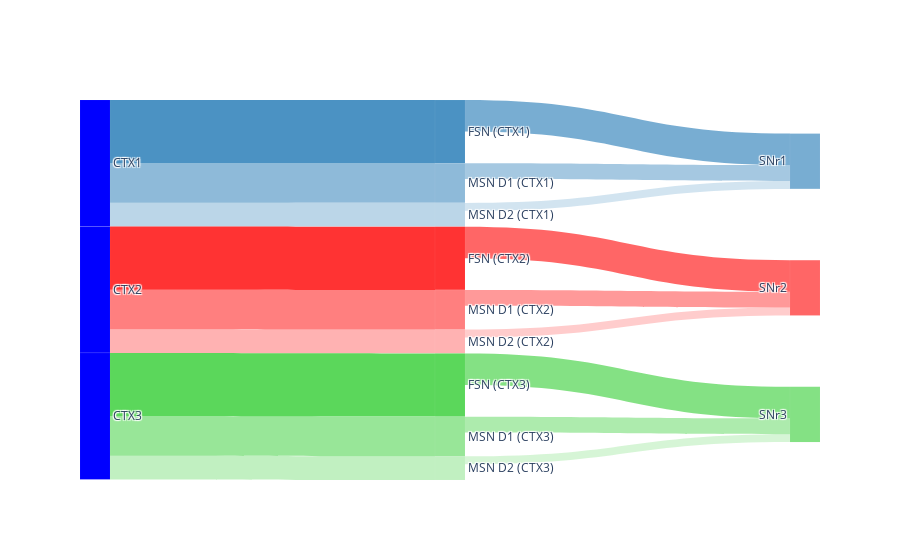

Write notebook code for a chart like this one.
### Code cell
### CTX - Striatum - SNr
import plotly.graph_objects as go

labels = [
    "CTX1", "CTX2", "CTX3",  
    "FSN (CTX1)", "MSN D1 (CTX1)", "MSN D2 (CTX1)",  
    "FSN (CTX2)", "MSN D1 (CTX2)", "MSN D2 (CTX2)",  
    "FSN (CTX3)", "MSN D1 (CTX3)", "MSN D2 (CTX3)",  
    "SNr1", "SNr2", "SNr3"
]

source = [
    0, 0, 0,  
    1, 1, 1,  
    2, 2, 2,  
    3, 4, 5,  
    6, 7, 8,  
    9, 10, 11
]

source += [
    3, 4, 5,  
    6, 7, 8,  
    9, 10, 11 
]

target = [
    3, 4, 5,  
    6, 7, 8,  
    9, 10, 11,  
    12, 12, 12,  
    13, 13, 13,  
    14, 14, 14
]

value = [
    8, 5, 3,  
    8, 5, 3,  
    8, 5, 3,  
    4, 2, 1,  
    4, 2, 1,  
    4, 2, 1
]

link_colors = [
    "rgba(31, 119, 180, 0.8)", "rgba(31, 119, 180, 0.5)", "rgba(31, 119, 180, 0.3)",  
    "rgba(255, 0, 0, 0.8)", "rgba(255, 0, 0, 0.5)", "rgba(255, 0, 0, 0.3)",          
    "rgba(50, 205, 50, 0.8)", "rgba(50, 205, 50, 0.5)", "rgba(50, 205, 50, 0.3)",    
    "rgba(31, 119, 180, 0.6)", "rgba(31, 119, 180, 0.4)", "rgba(31, 119, 180, 0.2)",  
    "rgba(255, 0, 0, 0.6)", "rgba(255, 0, 0, 0.4)", "rgba(255, 0, 0, 0.2)",          
    "rgba(50, 205, 50, 0.6)", "rgba(50, 205, 50, 0.4)", "rgba(50, 205, 50, 0.2)",    
    "rgba(31, 119, 180, 0.5)", "rgba(31, 119, 180, 0.3)", "rgba(31, 119, 180, 0.2)",  
    "rgba(255, 0, 0, 0.5)", "rgba(255, 0, 0, 0.3)", "rgba(255, 0, 0, 0.2)",          
    "rgba(50, 205, 50, 0.5)", "rgba(50, 205, 50, 0.3)", "rgba(50, 205, 50, 0.2)"     
]

node_colors = [
    "blue", "blue", "blue",  
    "rgba(31, 119, 180, 0.8)", "rgba(31, 119, 180, 0.5)", "rgba(31, 119, 180, 0.3)",  
    "rgba(255, 0, 0, 0.8)", "rgba(255, 0, 0, 0.5)", "rgba(255, 0, 0, 0.3)",          
    "rgba(50, 205, 50, 0.8)", "rgba(50, 205, 50, 0.5)", "rgba(50, 205, 50, 0.3)",    
    "rgba(31, 119, 180, 0.6)", "rgba(255, 0, 0, 0.6)", "rgba(50, 205, 50, 0.6)",     
    "rgba(31, 119, 180, 0.5)", "rgba(255, 0, 0, 0.5)", "rgba(50, 205, 50, 0.5)",      
]

fig = go.Figure(go.Sankey(
    node=dict(
        pad=0.1,
        thickness=30,
        line=dict(color="white", width=0.05),
        label=labels,
        color=node_colors
    ),
    link=dict(
        source=source,
        target=target,
        value=value,
        color=link_colors
    )
))

fig.show()

### Figure 1 — Plotly figure (JSON) as saved in the notebook; plotly's stock layout.template omitted (floating-point values rounded to 4 significant figures)
{"data": [{"link": {"color": ["rgba(31, 119, 180, 0.8)", "rgba(31, 119, 180, 0.5)", "rgba(31, 119, 180, 0.3)", "rgba(255, 0, 0, 0.8)", "rgba(255, 0, 0, 0.5)", "rgba(255, 0, 0, 0.3)", "rgba(50, 205, 50, 0.8)", "rgba(50, 205, 50, 0.5)", "rgba(50, 205, 50, 0.3)", "rgba(31, 119, 180, 0.6)", "rgba(31, 119, 180, 0.4)", "rgba(31, 119, 180, 0.2)", "rgba(255, 0, 0, 0.6)", "rgba(255, 0, 0, 0.4)", "rgba(255, 0, 0, 0.2)", "rgba(50, 205, 50, 0.6)", "rgba(50, 205, 50, 0.4)", "rgba(50, 205, 50, 0.2)", "rgba(31, 119, 180, 0.5)", "rgba(31, 119, 180, 0.3)", "rgba(31, 119, 180, 0.2)", "rgba(255, 0, 0, 0.5)", "rgba(255, 0, 0, 0.3)", "rgba(255, 0, 0, 0.2)", "rgba(50, 205, 50, 0.5)", "rgba(50, 205, 50, 0.3)", "rgba(50, 205, 50, 0.2)"], "source": [0, 0, 0, 1, 1, 1, 2, 2, 2, 3, 4, 5, 6, 7, 8, 9, 10, 11, 3, 4, 5, 6, 7, 8, 9, 10, 11], "target": [3, 4, 5, 6, 7, 8, 9, 10, 11, 12, 12, 12, 13, 13, 13, 14, 14, 14], "value": [8, 5, 3, 8, 5, 3, 8, 5, 3, 4, 2, 1, 4, 2, 1, 4, 2, 1]}, "node": {"color": ["blue", "blue", "blue", "rgba(31, 119, 180, 0.8)", "rgba(31, 119, 180, 0.5)", "rgba(31, 119, 180, 0.3)", "rgba(255, 0, 0, 0.8)", "rgba(255, 0, 0, 0.5)", "rgba(255, 0, 0, 0.3)", "rgba(50, 205, 50, 0.8)", "rgba(50, 205, 50, 0.5)", "rgba(50, 205, 50, 0.3)", "rgba(31, 119, 180, 0.6)", "rgba(255, 0, 0, 0.6)", "rgba(50, 205, 50, 0.6)", "rgba(31, 119, 180, 0.5)", "rgba(255, 0, 0, 0.5)", "rgba(50, 205, 50, 0.5)"], "label": ["CTX1", "CTX2", "CTX3", "FSN (CTX1)", "MSN D1 (CTX1)", "MSN D2 (CTX1)", "FSN (CTX2)", "MSN D1 (CTX2)", "MSN D2 (CTX2)", "FSN (CTX3)", "MSN D1 (CTX3)", "MSN D2 (CTX3)", "SNr1", "SNr2", "SNr3"], "line": {"color": "white", "width": 0.05}, "pad": 0.1, "thickness": 30}, "type": "sankey"}], "layout": {}}
